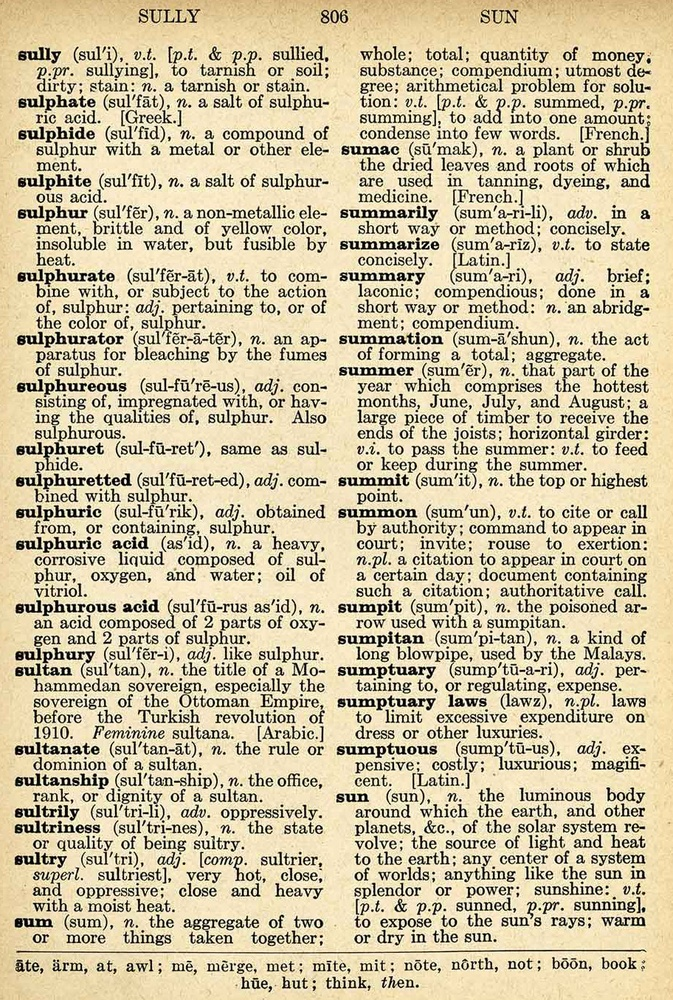
#> input picture demo/p0.jpg, 673 x 1000 px, shrunk from 912 x 1355 before the run, found by its file name
$ python core.py   (older library calls are emulated)
#> lines starting #> are read from the running program, lines starting #| are printed output that depends on the picture
import os

import numpy as np
from scipy import misc, ndimage
from skimage import exposure

__author__ = 'Daniel'


class Scanifier(object):
    def run(self, imgin_path, imgout_path=None, increase_exposure=False):
#> called with imgin_path = '~/Desktop/p0.jpg', increase_exposure = False
        imgin_path = self.__expand_user(imgin_path)
        img = misc.imread(imgin_path)
#> img is the input picture: shape (1000, 673, 3); mean R, G, B 205, 193.6, 162.2

        img_blurred = self.__blur(img)
        img = self.__divide(img, img_blurred)
        if increase_exposure:
            img = exposure.adjust_sigmoid(img)

        if not imgout_path:
            imgout_path = self.__add_suffix(imgin_path)
        misc.imsave(imgout_path, img)

    def __expand_user(self, path):
        if path.startswith('~/'):
            return os.path.join(os.path.expanduser('~'), path[2:])
        return path

    def __add_suffix(self, path):
        name, ext = os.path.splitext(path)
        return "{name}_{suffix}{ext}".format(name=name, suffix="scanify",
                                          ext=ext)

    def __blur(self, img):
        """
        Gaussian blur
        """
        return ndimage.gaussian_filter(img, sigma=100)
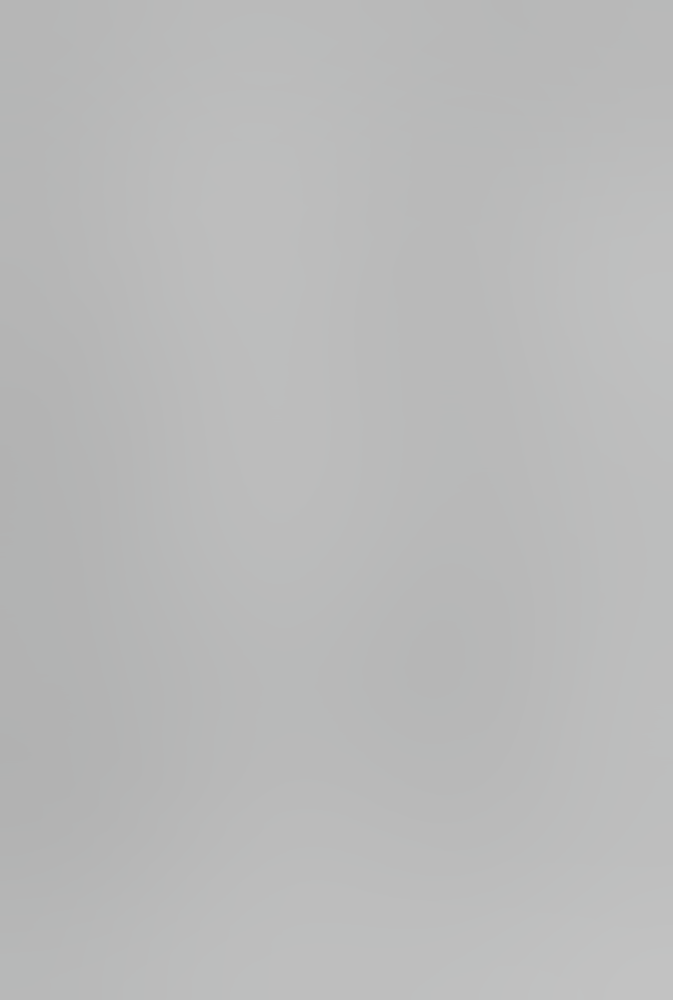
#> returned value: shape (1000, 673, 3); mean of channels 0, 1, 2 185.2, 185.6, 185.6; drawn as R, G, B

    def __divide(self, a, b):
        """
        divide blend
        """
        c = a / ((b.astype('float') + 1) / 256)
        d = c * (c < 255) + 255 * np.ones(np.shape(c)) * (c > 255)
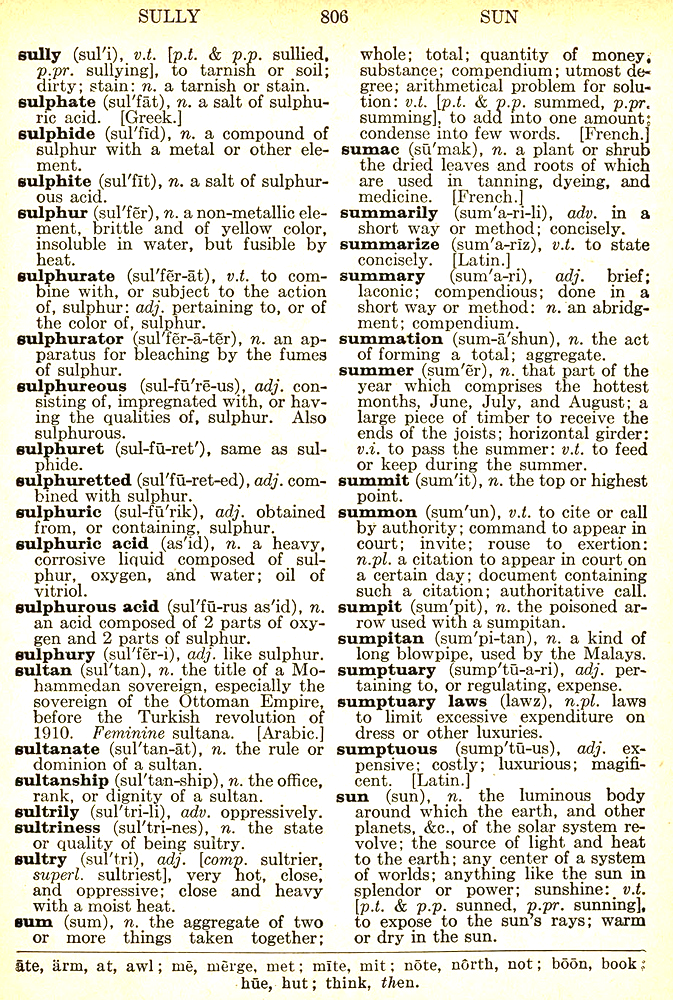
#> d: shape (1000, 673, 3) float64; mean R, G, B 224.4, 222.2, 211.2
        e = d.astype('uint8')
        return e

if __name__ == "__main__":
    scanifier = Scanifier()
    ret1 = scanifier.run('~/Desktop/p0.jpg')

$ run again, with demo/p0_scanify.jpg copied over demo/p0.jpg
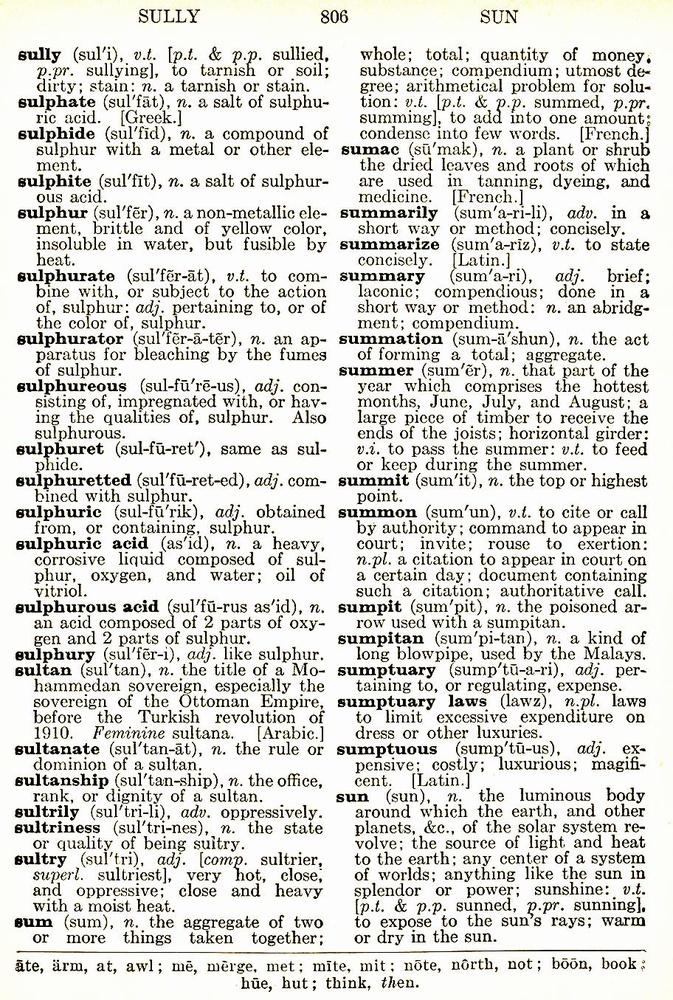
#> input picture demo/p0_scanify.jpg, 673 x 1000 px, shrunk from 912 x 1355 before the run, found by its file name
#> in run, img is the input picture: shape (1000, 673, 3); mean R, G, B 217.8, 217.3, 212.5
#> in __blur, `return ndimage.gaussian_filter(img, sigma=100)`:
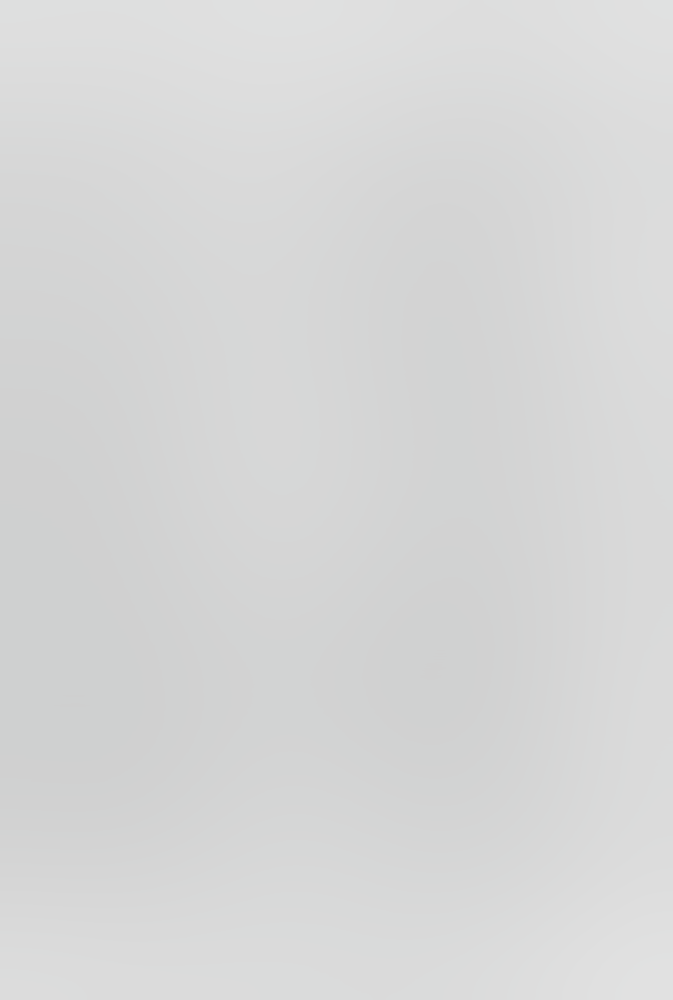
#> returned value: shape (1000, 673, 3); mean of channels 0, 1, 2 214.2, 214.6, 214.6; drawn as R, G, B
#> in __divide, `d = c * (c < 255) + 255 * np.ones(np.shape(c)) * (c > 255)`:
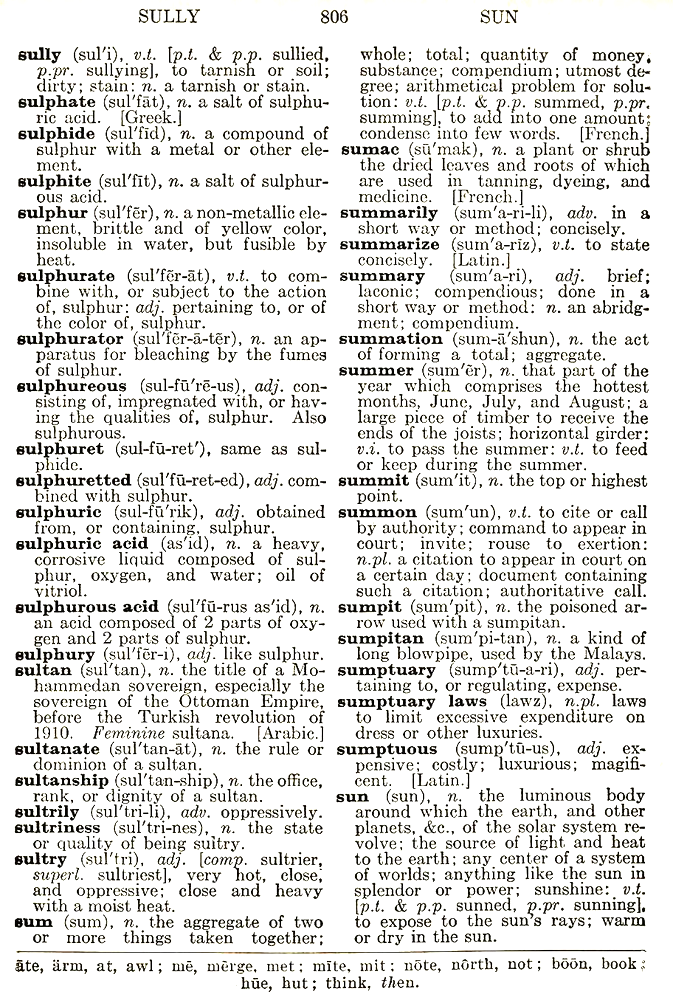
#> d: shape (1000, 673, 3) float64; mean R, G, B 225, 224.6, 222.7
